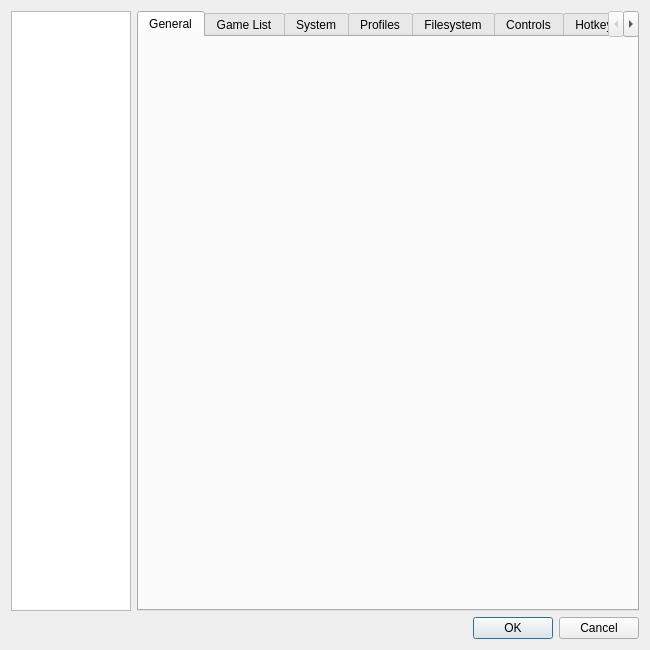
<?xml version="1.0" encoding="UTF-8"?>
<ui version="4.0">
 <class>ConfigureDialog</class>
 <widget class="QDialog" name="ConfigureDialog">
  <property name="geometry">
   <rect>
    <x>0</x>
    <y>0</y>
    <width>650</width>
    <height>650</height>
   </rect>
  </property>
  <property name="minimumSize">
   <size>
    <width>0</width>
    <height>650</height>
   </size>
  </property>
  <property name="windowTitle">
   <string>yuzu Configuration</string>
  </property>
  <layout class="QVBoxLayout" name="verticalLayout">
   <item>
    <layout class="QHBoxLayout" name="horizontalLayout">
     <item>
      <widget class="QListWidget" name="selectorList">
       <property name="minimumSize">
        <size>
         <width>120</width>
         <height>0</height>
        </size>
       </property>
       <property name="maximumSize">
        <size>
         <width>120</width>
         <height>16777215</height>
        </size>
       </property>
      </widget>
     </item>
     <item>
      <widget class="QTabWidget" name="tabWidget">
       <property name="currentIndex">
        <number>0</number>
       </property>
       <widget class="ConfigureGeneral" name="generalTab">
        <property name="accessibleName">
         <string>General</string>
        </property>
        <attribute name="title">
         <string>General</string>
        </attribute>
       </widget>
       <widget class="ConfigureUi" name="uiTab">
        <property name="accessibleName">
         <string>UI</string>
        </property>
        <attribute name="title">
         <string>Game List</string>
        </attribute>
       </widget>
       <widget class="ConfigureSystem" name="systemTab">
        <property name="accessibleName">
         <string>System</string>
        </property>
        <attribute name="title">
         <string>System</string>
        </attribute>
       </widget>
       <widget class="ConfigureProfileManager" name="profileManagerTab">
        <property name="accessibleName">
         <string>Profiles</string>
        </property>
        <attribute name="title">
         <string>Profiles</string>
        </attribute>
       </widget>
       <widget class="ConfigureFilesystem" name="filesystemTab">
        <property name="accessibleName">
         <string>Filesystem</string>
        </property>
        <attribute name="title">
         <string>Filesystem</string>
        </attribute>
       </widget>
       <widget class="ConfigureInput" name="inputTab">
        <property name="accessibleName">
         <string>Controls</string>
        </property>
        <attribute name="title">
         <string>Controls</string>
        </attribute>
       </widget>
       <widget class="ConfigureHotkeys" name="hotkeysTab">
        <property name="accessibleName">
         <string>Hotkeys</string>
        </property>
        <attribute name="title">
         <string>Hotkeys</string>
        </attribute>
       </widget>
       <widget class="ConfigureCpu" name="cpuTab">
        <property name="accessibleName">
         <string>CPU</string>
        </property>
        <attribute name="title">
         <string>CPU</string>
        </attribute>
       </widget>
       <widget class="ConfigureCpuDebug" name="cpuDebugTab">
        <property name="accessibleName">
         <string>Debug</string>
        </property>
        <attribute name="title">
         <string>Debug</string>
        </attribute>
       </widget>
       <widget class="ConfigureGraphics" name="graphicsTab">
        <property name="accessibleName">
         <string>Graphics</string>
        </property>
        <attribute name="title">
         <string>Graphics</string>
        </attribute>
       </widget>
       <widget class="ConfigureGraphicsAdvanced" name="graphicsAdvancedTab">
        <property name="accessibleName">
         <string>Advanced</string>
        </property>
        <attribute name="title">
         <string>GraphicsAdvanced</string>
        </attribute>
       </widget>
       <widget class="ConfigureAudio" name="audioTab">
        <property name="accessibleName">
         <string>Audio</string>
        </property>
        <attribute name="title">
         <string>Audio</string>
        </attribute>
       </widget>
       <widget class="ConfigureDebug" name="debugTab">
        <property name="accessibleName">
         <string>Debug</string>
        </property>
        <attribute name="title">
         <string>Debug</string>
        </attribute>
       </widget>
       <widget class="ConfigureWeb" name="webTab">
        <property name="accessibleName">
         <string>Web</string>
        </property>
        <attribute name="title">
         <string>Web</string>
        </attribute>
       </widget>
       <widget class="ConfigureService" name="serviceTab">
        <property name="accessibleName">
         <string>Services</string>
        </property>
        <attribute name="title">
         <string>Services</string>
        </attribute>
       </widget>
      </widget>
     </item>
    </layout>
   </item>
   <item>
    <widget class="QDialogButtonBox" name="buttonBox">
     <property name="standardButtons">
      <set>QDialogButtonBox::Cancel|QDialogButtonBox::Ok</set>
     </property>
    </widget>
   </item>
  </layout>
 </widget>
 <customwidgets>
  <customwidget>
   <class>ConfigureGeneral</class>
   <extends>QWidget</extends>
   <header>configuration/configure_general.h</header>
   <container>1</container>
  </customwidget>
  <customwidget>
   <class>ConfigureSystem</class>
   <extends>QWidget</extends>
   <header>configuration/configure_system.h</header>
   <container>1</container>
  </customwidget>
  <customwidget>
   <class>ConfigureProfileManager</class>
   <extends>QWidget</extends>
   <header>configuration/configure_profile_manager.h</header>
   <container>1</container>
  </customwidget>
  <customwidget>
   <class>ConfigureFilesystem</class>
   <extends>QWidget</extends>
   <header>configuration/configure_filesystem.h</header>
   <container>1</container>
  </customwidget>
  <customwidget>
   <class>ConfigureAudio</class>
   <extends>QWidget</extends>
   <header>configuration/configure_audio.h</header>
   <container>1</container>
  </customwidget>
  <customwidget>
   <class>ConfigureDebug</class>
   <extends>QWidget</extends>
   <header>configuration/configure_debug.h</header>
   <container>1</container>
  </customwidget>
  <customwidget>
   <class>ConfigureCpu</class>
   <extends>QWidget</extends>
   <header>configuration/configure_cpu.h</header>
   <container>1</container>
  </customwidget>
  <customwidget>
   <class>ConfigureCpuDebug</class>
   <extends>QWidget</extends>
   <header>configuration/configure_cpu_debug.h</header>
   <container>1</container>
  </customwidget>
  <customwidget>
   <class>ConfigureGraphics</class>
   <extends>QWidget</extends>
   <header>configuration/configure_graphics.h</header>
   <container>1</container>
  </customwidget>
  <customwidget>
   <class>ConfigureGraphicsAdvanced</class>
   <extends>QWidget</extends>
   <header>configuration/configure_graphics_advanced.h</header>
   <container>1</container>
  </customwidget>
  <customwidget>
   <class>ConfigureWeb</class>
   <extends>QWidget</extends>
   <header>configuration/configure_web.h</header>
   <container>1</container>
  </customwidget>
  <customwidget>
   <class>ConfigureUi</class>
   <extends>QWidget</extends>
   <header>configuration/configure_ui.h</header>
   <container>1</container>
  </customwidget>
  <customwidget>
   <class>ConfigureInput</class>
   <extends>QWidget</extends>
   <header>configuration/configure_input.h</header>
   <container>1</container>
  </customwidget>
  <customwidget>
   <class>ConfigureHotkeys</class>
   <extends>QWidget</extends>
   <header>configuration/configure_hotkeys.h</header>
   <container>1</container>
  </customwidget>
  <customwidget>
   <class>ConfigureService</class>
   <extends>QWidget</extends>
   <header>configuration/configure_service.h</header>
   <container>1</container>
  </customwidget>
 </customwidgets>
 <resources/>
 <connections>
  <connection>
   <sender>buttonBox</sender>
   <signal>accepted()</signal>
   <receiver>ConfigureDialog</receiver>
   <slot>accept()</slot>
   <hints>
    <hint type="sourcelabel">
     <x>220</x>
     <y>380</y>
    </hint>
    <hint type="destinationlabel">
     <x>220</x>
     <y>200</y>
    </hint>
   </hints>
  </connection>
  <connection>
   <sender>buttonBox</sender>
   <signal>rejected()</signal>
   <receiver>ConfigureDialog</receiver>
   <slot>reject()</slot>
   <hints>
    <hint type="sourcelabel">
     <x>220</x>
     <y>380</y>
    </hint>
    <hint type="destinationlabel">
     <x>220</x>
     <y>200</y>
    </hint>
   </hints>
  </connection>
 </connections>
</ui>
